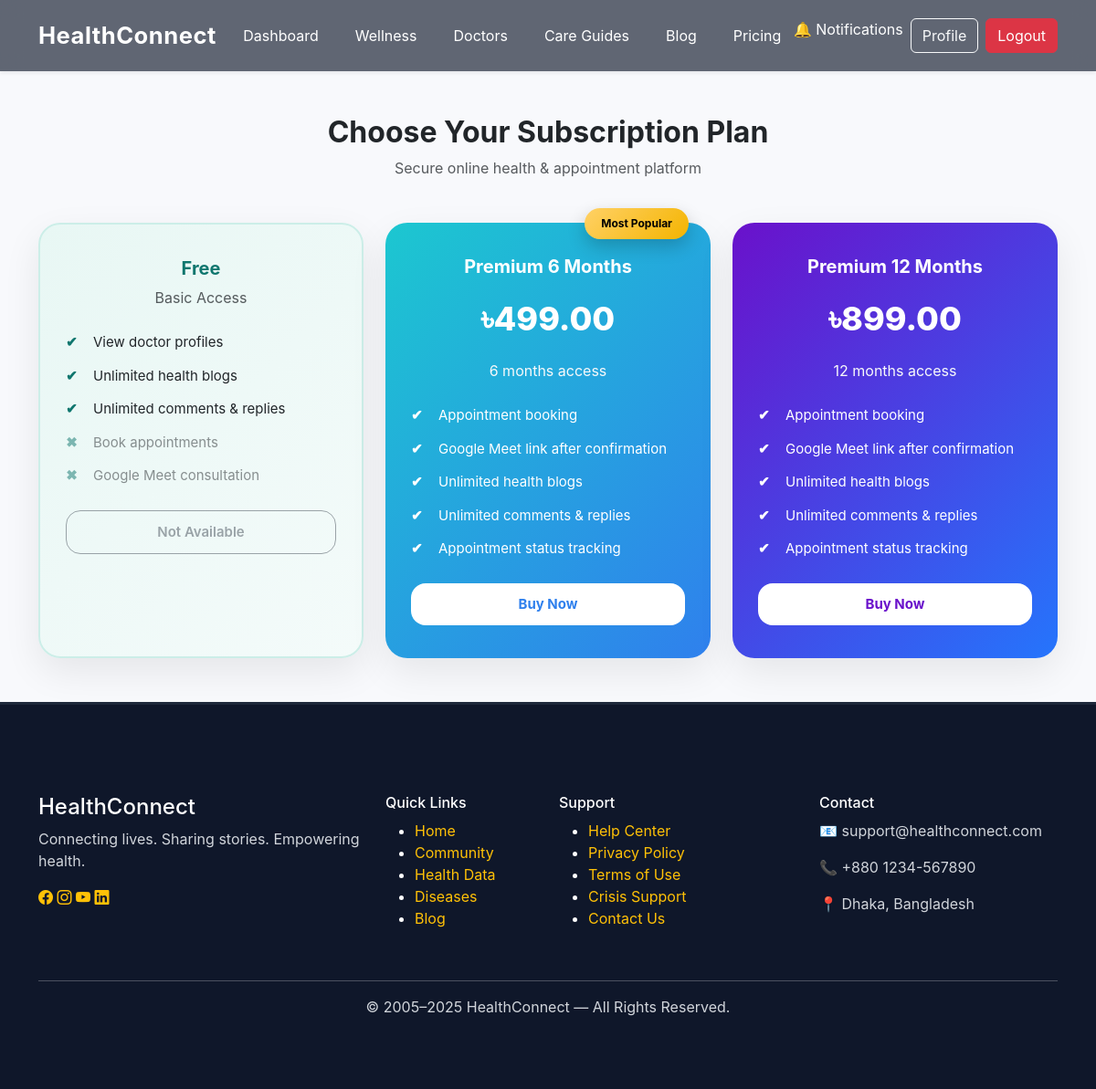
/subscriptions/plans/ (signed in), run on the app's committed database.
### subscriptions/models.py (models this page shows, shortened)
class SubscriptionPlan(models.Model):
    PLAN_CHOICES = (
        ("premium_6", "Premium 6 Months"),
        ("premium_12", "Premium 12 Months"),
    )
    name = models.CharField(max_length=20, choices=PLAN_CHOICES, unique=True)
    price = models.DecimalField(max_digits=8, decimal_places=2)
    duration_months = models.PositiveIntegerField()

### subscriptions/views.py (the view)
# urls.py: path("plans/", views.subscription_plans, name="subscription_plans"),
def subscription_plans(request):
    plans = SubscriptionPlan.objects.all()
    return render(request, "subscriptions/plans.html", {"plans": plans})

### blog/context_processors.py (called while the page is built)
def unread_notifications(request):
    if request.user.is_authenticated:
        return {
            "unread_count": request.user.notifications.filter(is_read=False).count()
        }
    return {"unread_count": 0}

### subscriptions/templates/subscriptions/plans.html
{% extends "base.html" %}
{% load static %}
{% block content %}
<div class="container py-5">
  <h2 class="text-center fw-bold mb-2">Choose Your Subscription Plan</h2>
  <p class="text-center text-muted mb-5">
    Secure online health & appointment platform
  </p>
  <div class="row g-4 justify-content-center">
    <div class="col-md-4">
      <div class="pricing-card free">
        <h5 class="plan-title">Free</h5>
        <p class="text-muted">Basic Access</p>
        <ul class="plan-features">
          <li>View doctor profiles</li>
          <li>Unlimited health blogs</li>
          <li>Unlimited comments & replies</li>
          <li class="disabled">Book appointments</li>
          <li class="disabled">Google Meet consultation</li>
        </ul>
        <button class="btn btn-outline-secondary w-100" disabled>
          Not Available
        </button>
      </div>
    </div>
    {% for plan in plans %}
    <div class="col-md-4">
      {% if plan.name == "premium_6" %}
      <div class="pricing-card premium">
        <span class="badge-popular">Most Popular</span>
      {% else %}
      <div class="pricing-card premium-plus">
      {% endif %}
        <h5 class="plan-title">{{ plan.get_name_display }}</h5>
        <p class="price">৳{{ plan.price }}</p>
        <p class="text-light">{{ plan.duration_months }} months access</p>
        <ul class="plan-features">
          <li>Appointment booking</li>
          <li>Google Meet link after confirmation</li>
          <li>Unlimited health blogs</li>
          <li>Unlimited comments & replies</li>
          <li>Appointment status tracking</li>
        </ul>
        <a href="{% url 'payment_page' plan.id %}" class="btn w-100 fw-bold">
          Buy Now
        </a>
      </div>
    </div>
    {% endfor %}
  </div>
</div>
{% endblock %}

### static/css/style.css (style rules this page uses)
body { font-family: 'Inter', sans-serif; background: #f8f9fc; margin: 0; padding: 0; }
* { transition: 0.3s ease; }

### static/css/pricing.css (style rules this page uses)
.pricing-card { border-radius: 24px; padding: 36px 28px; height: 100%; text-align: center; position: relative; box-shadow: 0 15px 40px rgba(0,0,0,0.08); transition: all 0.35s ease; }
.plan-title { font-size: 20px; font-weight: 700; margin-bottom: 8px; }
.price { font-size: 36px; font-weight: 800; margin: 18px 0; }
.plan-features { list-style: none; padding: 0; margin: 26px 0; text-align: left; }
.plan-features li { margin-bottom: 14px; padding-left: 30px; position: relative; font-size: 15px; }
.plan-features li::before { content: "✔"; position: absolute; left: 0; font-weight: bold; }
.plan-features li.disabled { opacity: 0.5; }
.plan-features li.disabled::before { content: "✖"; }
.pricing-card .btn { border-radius: 16px; padding: 12px; font-size: 15px; font-weight: 600; }
.pricing-card.free { background: linear-gradient(135deg, #e8f7f4, #f4fbfa); border: 2px solid #cceee8; }
.pricing-card.free .plan-title, .pricing-card.free .price, .pricing-card.free .plan-features li::before { color: #0f766e; }
.pricing-card.premium { background: linear-gradient(135deg, #1cc7d0, #2f80ed); color: #ffffff; }
.pricing-card.premium .price, .pricing-card.premium .plan-features li::before { color: #ffffff; }
.pricing-card.premium .btn { background: #ffffff; color: #2f80ed; border: none; }
.badge-popular { position: absolute; top: -16px; right: 24px; background: linear-gradient(135deg, #ffd166, #f4b400); color: #000; padding: 8px 18px; border-radius: 30px; font-size: 12px; font-weight: bold; box-shadow: 0 8px 20px rgba(0,0,0,0.2); }
.pricing-card.premium-plus { background: linear-gradient(135deg, #6a11cb, #2575fc); color: #ffffff; }
.pricing-card.premium-plus .price, .pricing-card.premium-plus .plan-features li::before { color: #ffffff; }
.pricing-card.premium-plus .btn { background: #ffffff; color: #6a11cb; border: none; }

### data on the page
SubscriptionPlan: shows "Most Popular", name "Premium 6 Months", price "499.00", duration_months "6"
SubscriptionPlan: name "Premium 12 Months", price "899.00", duration_months "12"
